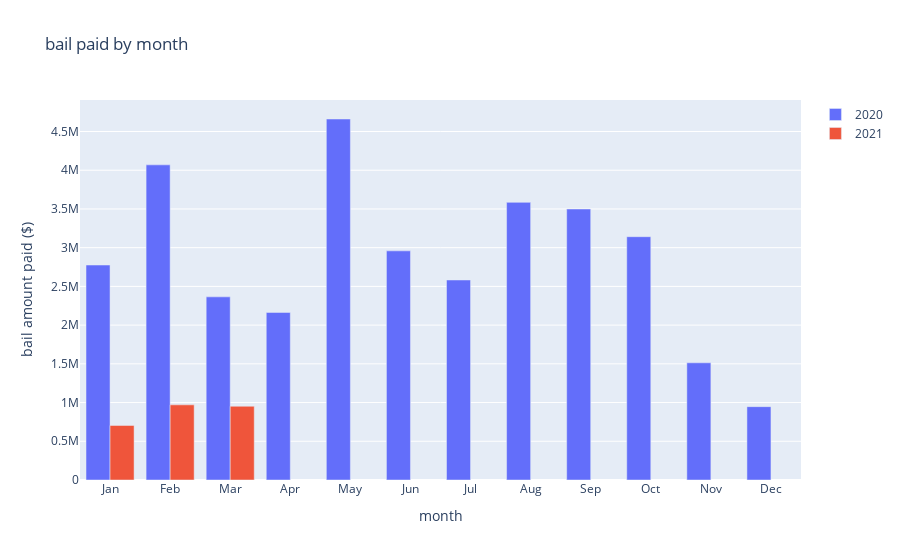

Here is the notebook cell this chart was saved with:
### Code cell
# Initialize figure
fig = go.Figure()

# 2020 data
hovertext_2020 = [m + " 2020 <br>" + "$"+f'{v:,.0f}'  
                  for (m,v) in zip(months, month_data[:12])]
fig.add_trace(go.Bar(
    y = month_data[:12],
    name = "2020",
    hoverinfo = "text",
    hovertext = hovertext_2020
    ))

# 2021 data
hovertext_2021 = [m + " 2021 <br>" + "$"+f'{v:,.0f}'
                  for (m,v) in zip(months, month_data[12:])]
fig.add_trace(go.Bar(
    y = month_data[12:],
    name = "2021",
    hoverinfo = "text",
    hovertext = hovertext_2021
    ))

fig.update_layout(
    title="bail paid by month",
    xaxis_title="month",
    yaxis_title="bail amount paid ($)",
    xaxis_tickvals = list(range(len(df_month))),
    xaxis_ticktext = months
    )
    
fig.show()

### Figure 1 — Plotly figure (JSON) as saved in the notebook; plotly's stock layout.template omitted (floating-point values rounded to 4 significant figures)
{"data": [{"hoverinfo": "text", "hovertext": ["Jan 2020 <br>$2,775,850", "Feb 2020 <br>$4,069,140", "Mar 2020 <br>$2,364,740", "Apr 2020 <br>$2,163,680", "May 2020 <br>$4,661,405", "Jun 2020 <br>$2,958,600", "Jul 2020 <br>$2,582,670", "Aug 2020 <br>$3,584,930", "Sep 2020 <br>$3,499,280", "Oct 2020 <br>$3,141,770", "Nov 2020 <br>$1,513,350", "Dec 2020 <br>$947,150"], "name": "2020", "type": "bar", "y": [2775850, 4069140, 2364740, 2163680, 4661405, 2958600, 2582670, 3584930, 3499280, 3141770, 1513350, 947150]}, {"hoverinfo": "text", "hovertext": ["Jan 2021 <br>$704,220", "Feb 2021 <br>$970,420", "Mar 2021 <br>$952,350"], "name": "2021", "type": "bar", "y": [704220, 970420, 952350]}], "layout": {"title": {"text": "bail paid by month"}, "xaxis": {"ticktext": ["Jan", "Feb", "Mar", "Apr", "May", "Jun", "Jul", "Aug", "Sep", "Oct", "Nov", "Dec"], "tickvals": [0, 1, 2, 3, 4, 5, 6, 7, 8, 9, 10, 11, 12, 13, 14], "title": {"text": "month"}}, "yaxis": {"title": {"text": "bail amount paid ($)"}}}}
